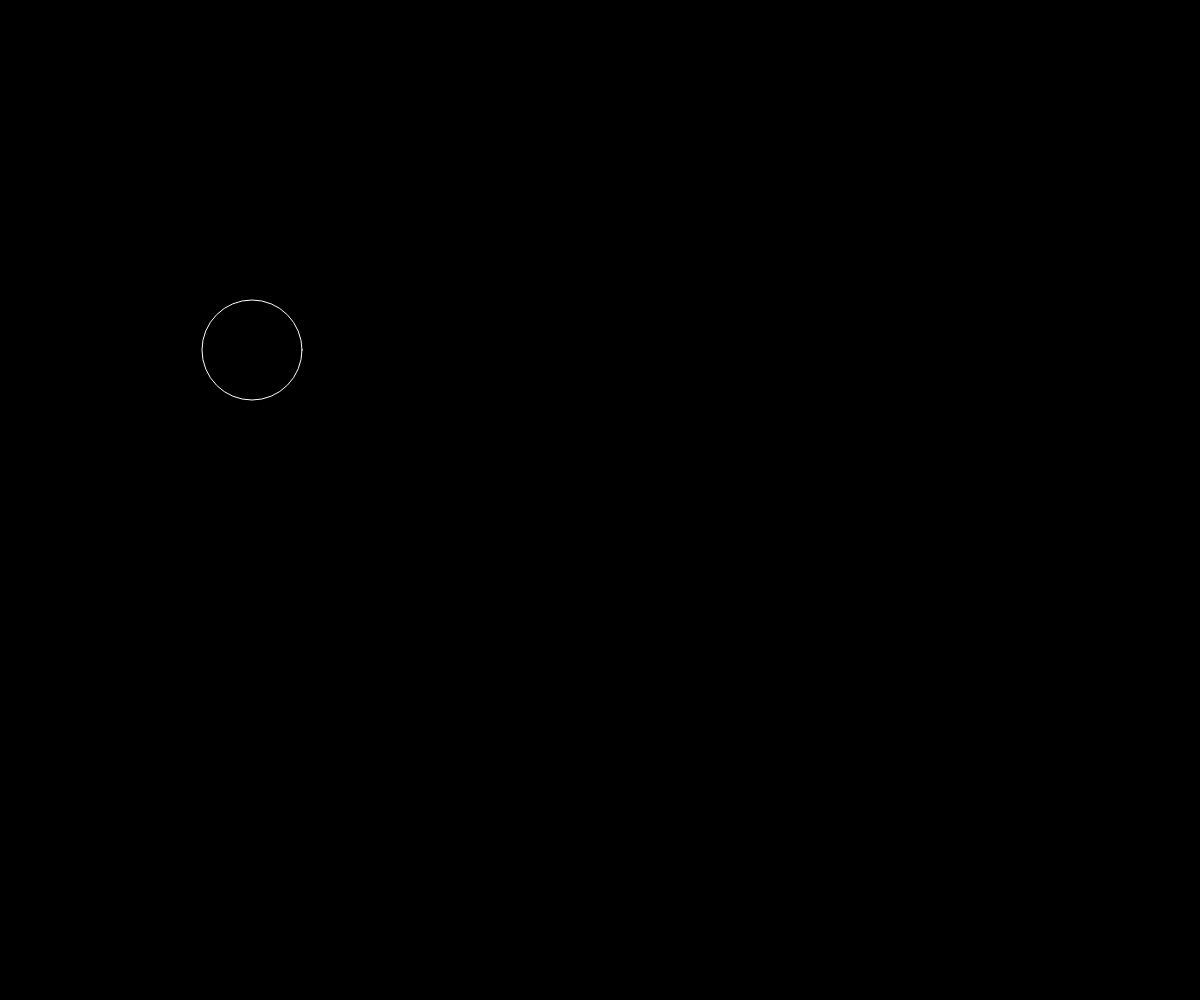
Frame 1 (no input)
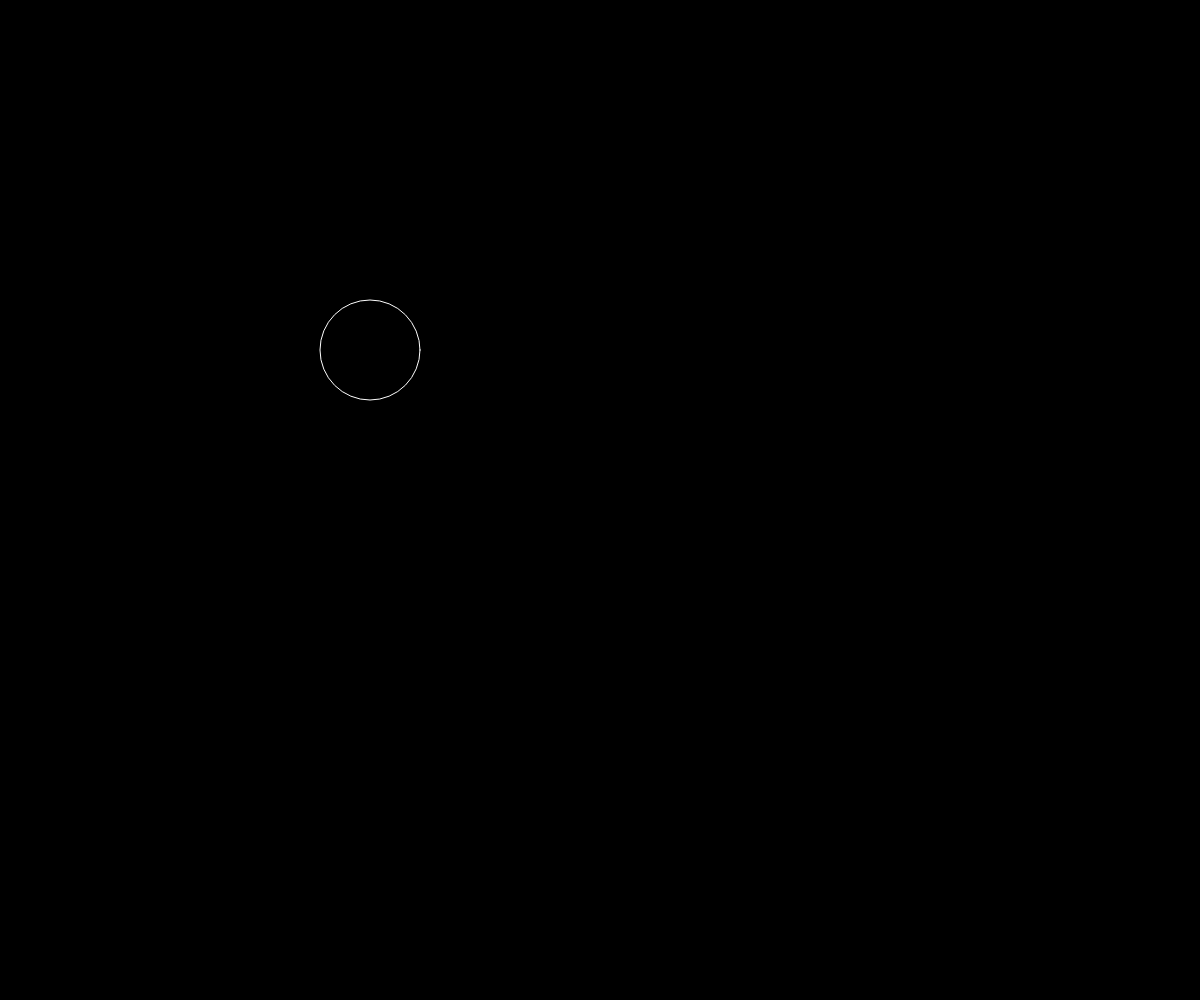
Frame 60 (no input)
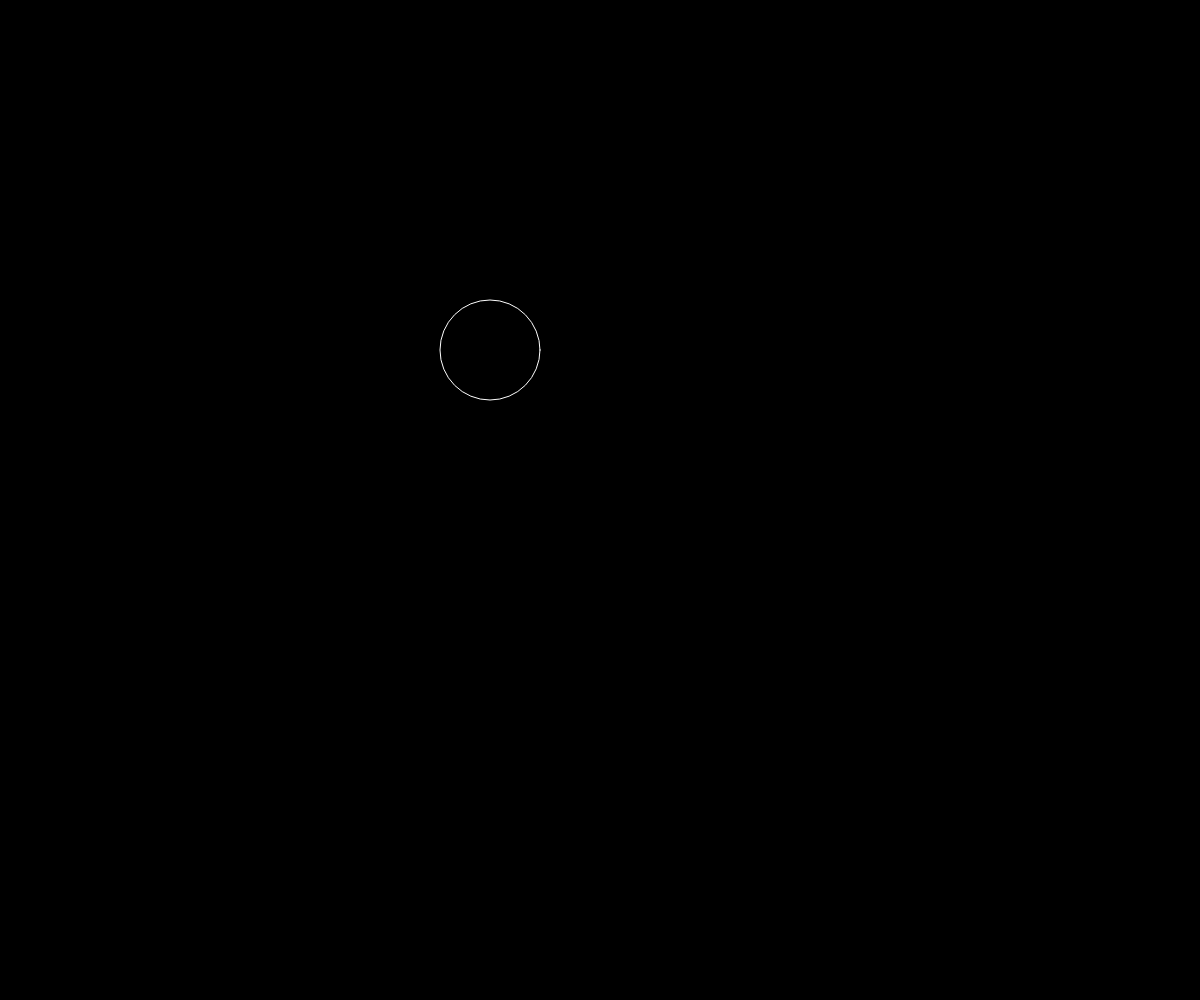
Frame 120 (the mouse pressed at the canvas centre since frame 60)

The p5.js sketch that drew these frames (run headless with seeded random() and noise() and a simulated clock; from frame 60 on, the mouse is pressed at the canvas centre):

// p5.js sketch
// ── sketch.js
// Project Title
// Your Name
// Date
//
const BALL_Y = 300;
const BALL_WIDTH = 100;
const BALL_HEIGHT = 100;
let ballX = 200;
let xStep = 2;


async function setup() {
  createCanvas(windowWidth, windowHeight);
  ellipseMode(CORNER);
  background(0);
  frameRate(100);
}

function draw() {
  background(0);
  drawBall();

}

function drawBall() {
  noFill();
  stroke(255);
  if(ballX > width - BALL_WIDTH || ballX < 1) {
    xStep *= -1;
  }
  ballX += xStep;
  ellipse(ballX, BALL_Y, BALL_WIDTH, BALL_HEIGHT);
}
